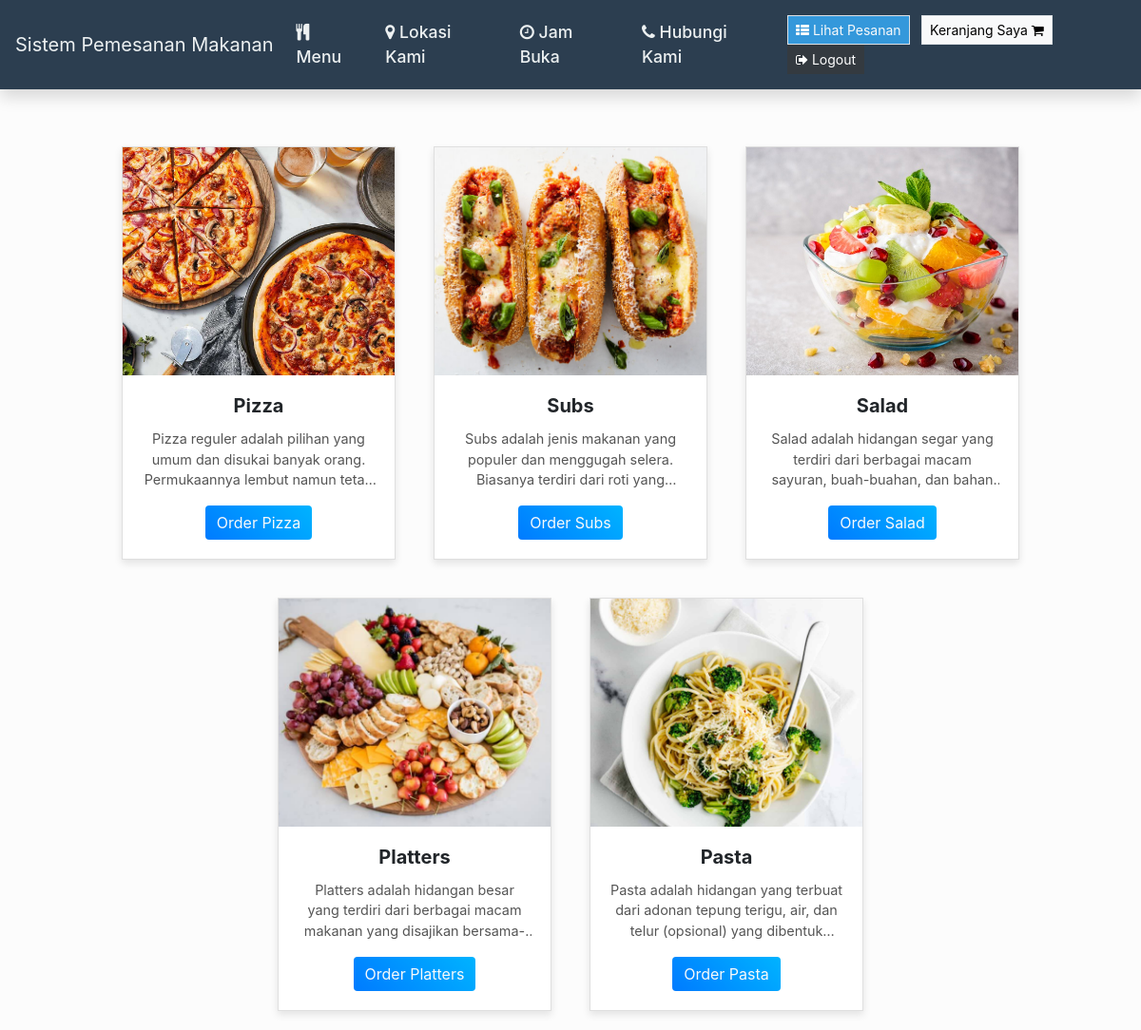
The page / (signed in) on the database its author committed.
### orders/models.py (models this page shows, shortened)
class Category(models.Model):
    category_title = models.CharField(max_length=200)
    category_gif = models.ImageField(upload_to="media")
    category_description = models.TextField()
    class Meta:
        verbose_name = "Category"
        verbose_name_plural = "Categories"

### orders/views.py (the view)
# urls.py: path("", views.index, name="index"),
def index(request):
    if request.user.is_authenticated:
        return render(request, "orders/home.html", {"categories":Category.objects.all})
    else:
        return redirect("orders:login")

### orders/templates/orders/home.html (shortened to what this page needs)
{% extends 'orders/header.html' %}
{% load static %}
{% block content %}
<div class="container-fluid">
    <div class="row justify-content-center">
        {% for cat in categories %}
        <div class="card rounded-0" style="width: 18rem;">
            <img src="{% if cat.category_gif %}{{cat.category_gif.url}}{% else %}{% static 'no-img-available.png' %}{% endif %}" class="card-img-top cat-img rounded-0" alt="gif for category item" style="width:100%;">
            <div class="card-body text-center">
                <h5 class="card-title">{{cat.category_title}}</h5>
                <p class="card-text truncate-3">{{cat.category_description|striptags}}</p>
                <a href="{{cat.category_title}}" class="btn btn-gradient text-light">Order {{cat.category_title}}</a>
            </div>
        </div>
        {% endfor %}
    </div>
</div>
{% endblock %}

### orders/static/orders/style.css (style rules this page uses)
html, body { height: 100%; width: 100%; }
.truncate-3 { overflow: hidden; text-overflow: ellipsis; display: -webkit-box; -webkit-line-clamp: 3; -webkit-box-orient: vertical; width: calc(100%); }
.cat-img { width: 100%; height: 15em; object-fit: cover; object-position: center center; }
body { background-image: url(./../img/wp.jpg); background-repeat: no-repeat; background-size: cover; background-position: center center; backdrop-filter: brightness(0.9887); }

### orders/templates/orders/header.html (style rules this page uses)
.container-fluid { padding-top: 20px; }

### orders/templates/orders/home.html (style rules this page uses)
.card { border-radius: 10px; box-shadow: 0 4px 8px rgba(0, 0, 0, 0.1); margin: 20px; }
.card-title { font-size: 1.25rem; font-weight: bold; }
.card-text { font-size: 0.9rem; color: #555; }
.btn-gradient { background: linear-gradient(45deg, #007bff, #00b3ff); border: none; }

### rows shown on the page
Category: category_gif (picture), category_title "Pizza", category_description "Pizza reguler adalah pilihan yang umum dan disukai banyak orang. Permukaannya lembut namun…"
Category: category_gif (picture), category_title "Subs", category_description "Subs adalah jenis makanan yang populer dan menggugah selera. Biasanya terdiri dari roti…"
Category: category_gif (picture), category_title "Salad", category_description "Salad adalah hidangan segar yang terdiri dari berbagai macam sayuran, buah-buahan, dan…"
Category: category_gif (picture), category_title "Platters", category_description "Platters adalah hidangan besar yang terdiri dari berbagai macam makanan yang…"
Category: category_gif (picture), category_title "Pasta", category_description "Pasta adalah hidangan yang terbuat dari adonan tepung terigu, air, dan telur (opsional) yang…"
